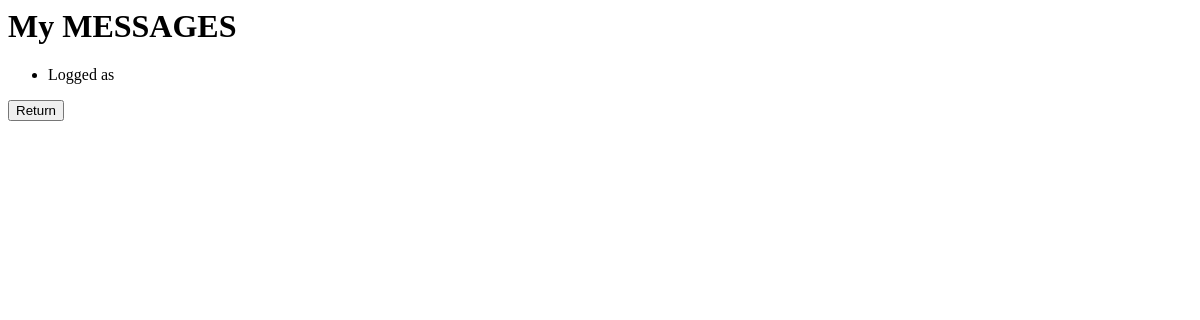
Page /check.php on the earlier database version.
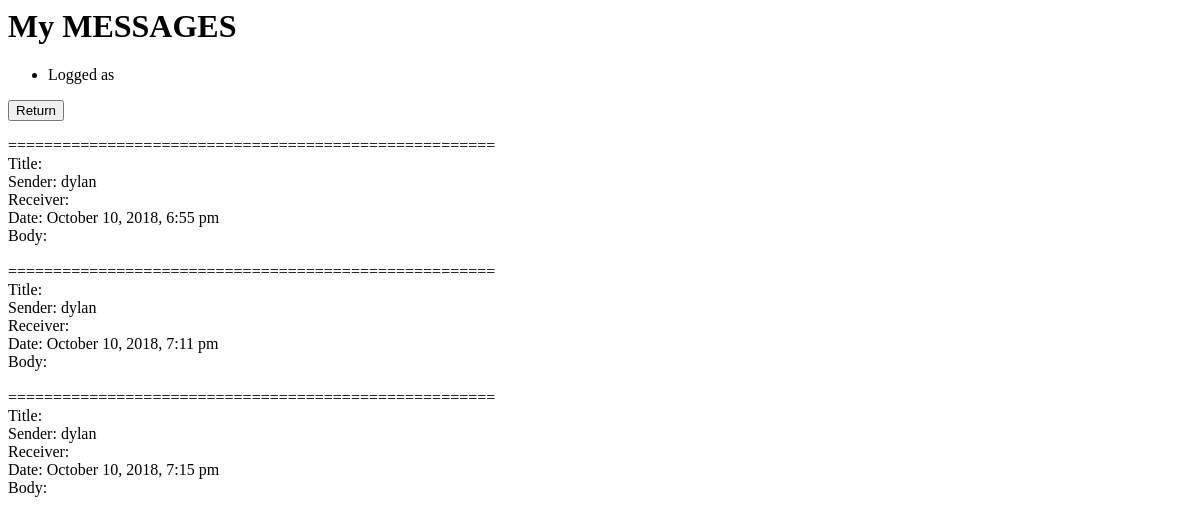
Same page on the later database version.
### tables this page shows
CREATE TABLE "messages" (
	`id`	INTEGER PRIMARY KEY AUTOINCREMENT,
	`title`	TEXT,
	`body`	TEXT,
	`sender`	TEXT,
	`receiver`	TEXT,
	`datetime`	TEXT
);

### html/check.php (the view, shortened to what this page needs)
<html>
<head>
</head>
<body>
<h1>
	My MESSAGES
</h1>
<ul>
  <li>Logged as <?php session_start(); echo $_SESSION['username']?></li>
</ul>
<form method="post" action="<?php echo htmlspecialchars("inbox.php");?>">
	<button type="submit" class="btn btn-primary">Return</button>
</form>
<?php
    try {
  	   $file_db = new PDO('sqlite:/usr/share/nginx/databases/database.sqlite');
  	   $file_db->setAttribute(PDO::ATTR_ERRMODE, PDO::ERRMODE_EXCEPTION);
		$username = $_SESSION['username'];
		$result =  $file_db->query("SELECT * FROM messages WHERE receiver = '$username';");
		foreach($result as $row) {
			echo "======================================================";
			echo "<br/>";
			echo "Title: " . $row['title'] . "<br/>";
			echo "Sender: " . $row['sender'] . "<br/>";
			echo "Receiver: " . $row['receiver'] . "<br/>";
			echo "Date: " . $row['datetime'] . "<br/>";
			echo "Body: " . $row['body'] . "<br/>";
			echo "<br/>";
		}
     } catch(PDOException $e) {
       echo $e->getMessage();
     }
?>
</body>
</html>

Differences in the rows shown:
added messages: sender "dylan", datetime "October 10, 2018, 6:55 pm"
added messages: sender "dylan", datetime "October 10, 2018, 7:11 pm"
added messages: sender "dylan", datetime "October 10, 2018, 7:15 pm"
